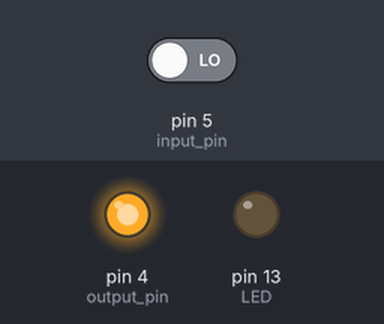
This sketch was run on a simulated Arduino Uno, built with avr-gcc and run on an emulated ATmega328P. Parts: output pins drawn as LEDs (lit = HIGH). Inputs (shaded band) come from the test bench; at power-on: pin 5 (input_pin) LOW. What the sketch prints to the serial monitor is not drawn.

Above: at 1.2 s.
1.3 s: pin 5 (input_pin) driven HIGH
At 2.5 s:
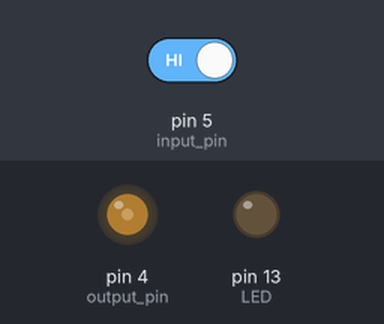
2.8 s: pin 5 (input_pin) driven LOW
At 3.2 s:
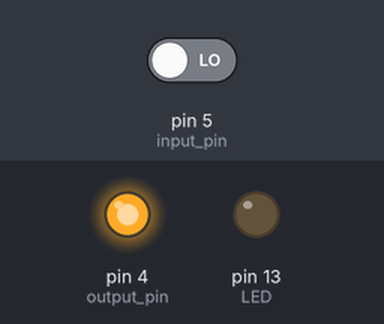
4.3 s: pin 5 (input_pin) driven HIGH
At 5.1 s:
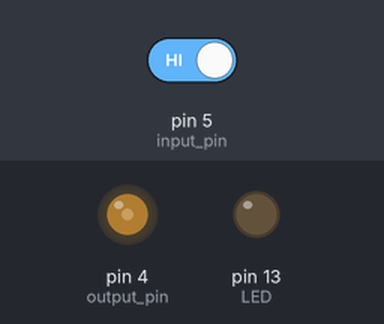
Timing chart, 0 to 7.3 s (numbered marks = the images above; inputs shaded):
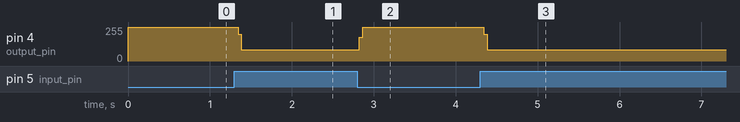

Measured:
- after the input at 1.3 s, pin 4 (output_pin): 255/255 → 84/255 at once
- after the input at 2.8 s, pin 4 (output_pin): 84/255 → 255/255 at once
- after the input at 4.3 s, pin 4 (output_pin): 255/255 → 84/255 at once

The sketch:

sketch_de_base_tactile.ino
```cpp
int LED = 13;
int THRESHOLD = 5;
int capI;      // interval when sensor pin 5 returns LOW

void setup() {

  Serial.begin(9600);

  pinMode(LED, OUTPUT);

  pinMode(4, OUTPUT);     // output pin

  pinMode(5, INPUT);      // input pin

}


void loop() {

  capI = 0;      // clear out capacitance measure at each loop


  // transition output pin4 LOW-to-HIGH  to 'activate' sensor pin5

  digitalWrite(4, HIGH);


  // On activation, value of pin 5 stays LOW for a time interval T = R*C.

  // C is big if the sensor is touched with a conductive object.

  // Increment capI for the interval while pin5 is LOW

  int val = digitalRead(5);  // read the input to be checked

  while (val != HIGH){

    capI++;

    val = digitalRead(5);    // re-read the input to be checked

  }

  delay(1);


  // transition output pin4 HIGH-to-LOW to 'deactivate' sensor pin5

  digitalWrite(4, LOW);

  Serial.println(capI, DEC);  // print out interval


  if (capI > THRESHOLD)       // Turn LED on if capI is above threshold

    digitalWrite(LED, HIGH);

  else

    digitalWrite(LED,  LOW);

}
```
